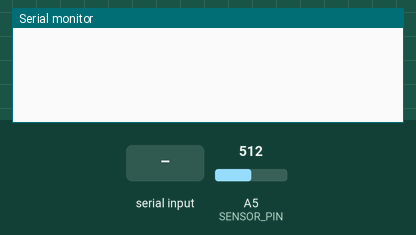
A sketch run on a simulated Arduino Uno, built with avr-gcc and run on an emulated ATmega328P. Parts: the last lines printed to the serial monitor. The test bench sets the inputs (shaded band); at power-on: A5 (SENSOR_PIN) = 512.

Above: at 1.2 s.
1.3 s: "s" received over Serial
At 1.66 s:
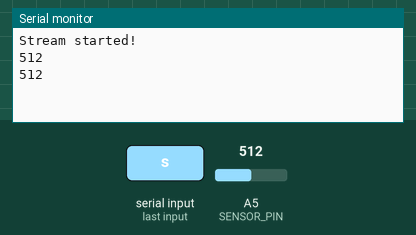
2.8 s: A5 (SENSOR_PIN) set to 716
At 2.86 s:
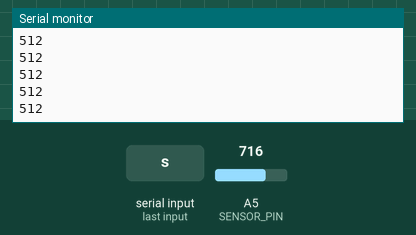
4.3 s: A5 (SENSOR_PIN) set to 900
At 4.46 s:
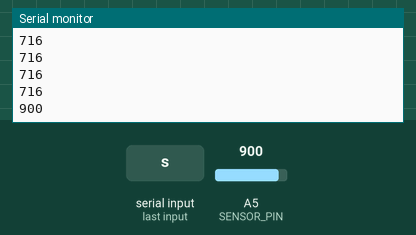
Timing chart, 0 to 7.3 s (numbered marks = the images above; inputs shaded):
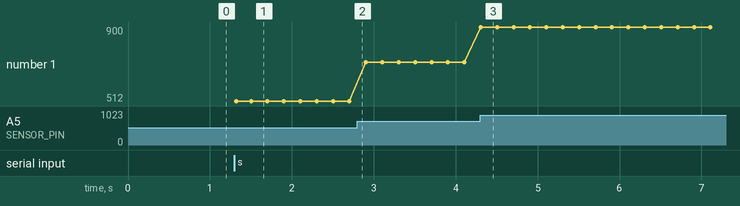

Measured:
- after the input at 1.3 s, the serial monitor: prints a new line at once (image 1)
- after the input at 4.3 s, the serial monitor: prints a new line at once (image 3)
- plotted number 1: 512 → 716 after the input at 2.8 s, 716 → 900 after the input at 4.3 s

The sketch:

publisher.ino
```cpp
#define SENSOR_PIN A5

bool isStreaming = false;

void setup() {
  Serial.begin(9600);
  pinMode(SENSOR_PIN, INPUT);
}

void loop() {
  if (Serial.available() > 0) {
    char incomingByte = Serial.read();

    switch (incomingByte) {
      case 'p':
        isStreaming = false;
        break;
      case 's':
        isStreaming = true;
        Serial.println("Stream started!");
        break;
    }
  }

  if (isStreaming) {
    Serial.println(analogRead(SENSOR_PIN));
    delay(200);
  }
}
```
